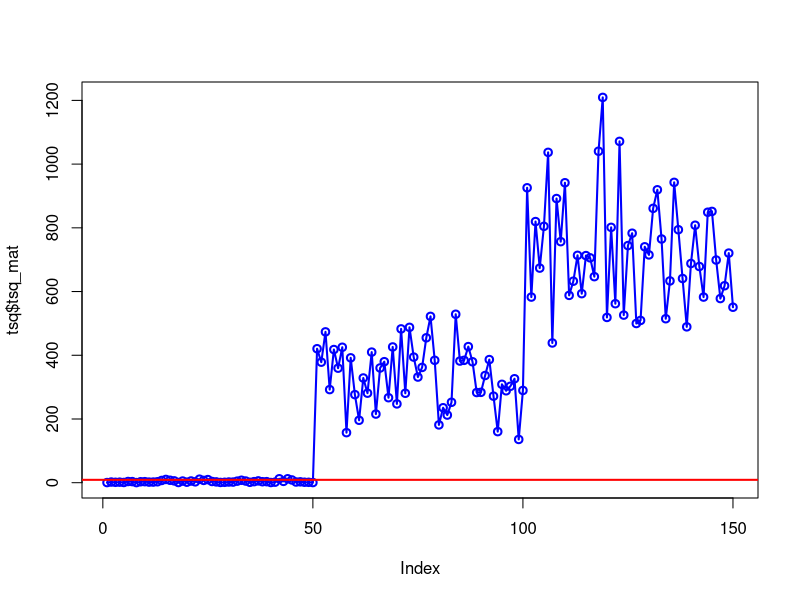

The R script that drew this image:
#install.packages('pracma')
library(pracma)

iris

train_data = iris[1:50, 1:4]
test_data = iris[1:150, 1:4]

t2 <- function(train_data, test_data, alpha){
  obs = nrow(train_data)
  dim = ncol(train_data)
  mu = colMeans(train_data)
  
  CL = qf(1-alpha, dim,obs-dim)*(dim*(obs+1)*(obs-1)/(obs*(obs-dim)))
  
  cova = cov(train_data)
  icov = solve(cova)
  
  mu_mat = repmat(mu, n = nrow(test_data), 1)
  dte = as.matrix(test_data - mu_mat)
  
  tsq_mat = matrix(0, nrow(test_data), 1)
  
  for(i in 1:nrow(test_data)){
    tsq_mat[i, 1] = t(dte[i,])%*%icov%*%dte[i,]
  }
  ret <- list(
    tsq_mat=tsq_mat,
    CL=CL
  )
  return (ret)
}

tsq = t2(iris[1:50, 1:4], iris[,1:4], alpha=0.1)
tsq$tsq_mat
plot(tsq$tsq_mat, type='o', lwd=2, col = 'blue')
abline(h = c(tsq$CL), col = 'red', lwd=2)

beta = 1-(sum(tsq$tsq_mat[51:150] > tsq$CL)/100)
alp = (sum(tsq$tsq_mat[51:150] > tsq$CL)/100)

